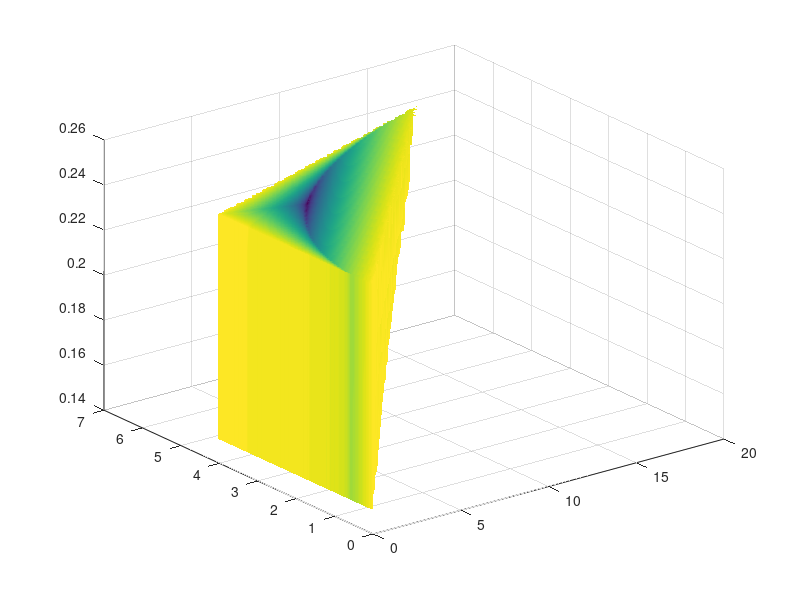

MATLAB code for this plot: (Note: this script raises an error after producing the figure.)
clc;
clear;
close all;
figure()
kpMax = 20;
kdMax = 7;
sampledNum = 200;


T = 0.5;
aMin =0.3*T;
aMax = 0.5*T;
sampledNum2 = 10;


kpSampled = 0:kpMax/(sampledNum-1):kpMax;
kdSampled = 0:kdMax/(sampledNum-1):kdMax;
aSampled = aMin:(aMax-aMin)/(sampledNum2-1):aMax;


if aMin == aMax
[X,Y] = meshgrid(kpSampled,kdSampled);
Z = aMin;
sampledNum2 = 1;
else
[X,Y,Z] = meshgrid(kpSampled,kdSampled,aSampled);
end
Map = X;

m = 1;
I = 10;

for i = 1:size(X,1)
    for j = 1:size(X,2)
        for k = 1:size(X,3)

            if aMin == aMax
                kp = X(i,j);
                kd = Y(i,j);      
                a = Z;

                f = T/a*m*9.81;
                K = 1/2*f/I*kp;
                C = 1/2*f/I*kd;

                A = [1-a^2*K T-a^2*C; 
                    -2*a*K 1-2*a*C];
                qq = abs(eig(A));
                if qq(1)<1 && qq(2)<1
                    Map(i,j) = max(qq);
                else
                    Map(i,j) = nan ;
                end
            else    
                kp = X(i,j,k);
                kd = Y(i,j,k);      
                a = Z(i,j,k);

                f = T/a*m*9.81;
                K = 1/2*f/I*kp;
                C = 1/2*f/I*kd;

                A = [1-a^2*K T-a^2*C; 
                    -2*a*K 1-2*a*C];
                qq = abs(eig(A));
                if qq(1)<1 && qq(2)<1
                    Map(i,j,k) = max(qq);
                else
                    Map(i,j,k) = nan ;
                end
            end
        end
    end
end
if aMin == aMax
    h=surf(X,Y,Map);
    set(h,'EdgeColor','none','FaceColor','interp');
    
    set(h,'DefaultTextFontName','Times','DefaultTextFontSize',18,...
       'DefaultAxesFontName','Times','DefaultAxesFontSize',18,...
    'DefaultLineLineWidth',1,'DefaultLineMarkerSize',7.75)
    colorbar
    str = sprintf('$T = %.3f$, $a = %.3f$, $f = %0.3f$', T,a,f);
    title(str,'Interpreter','latex','FontName','Times','FontWeight','Normal')    
    
    xlabel('$kp$','Interpreter','latex')
    ylabel('$kd$','Interpreter','latex')
        axis([0 10 0 10])
    view(2)

else
    h=slice(X,Y,Z,Map/max(max(max(Map))),kpSampled,kdSampled,aSampled);

    set(h,'EdgeColor','none','FaceColor','interp');
    alpha(0.4);

    axis([0 kpMax 0 kdMax aMin aMax])
    
    set(h,'DefaultTextFontName','Times','DefaultTextFontSize',18,...
       'DefaultAxesFontName','Times','DefaultAxesFontSize',18,...
    'DefaultLineLineWidth',1,'DefaultLineMarkerSize',7.75)
    colorbar
    xlabel('$kp$','Interpreter','latex')
    ylabel('$kd$','Interpreter','latex')
    zlabel('$\alpha$','Interpreter','latex')
    az = -45;
    el = 69;
    view(az, el);
    
        view(2)
end
     
                                                                                                                                                                                                                                                                                                                                                                                                                                                                                                                                                                                                                                                                                                                                                                                                                                                                                                                    % alpha(0.5);